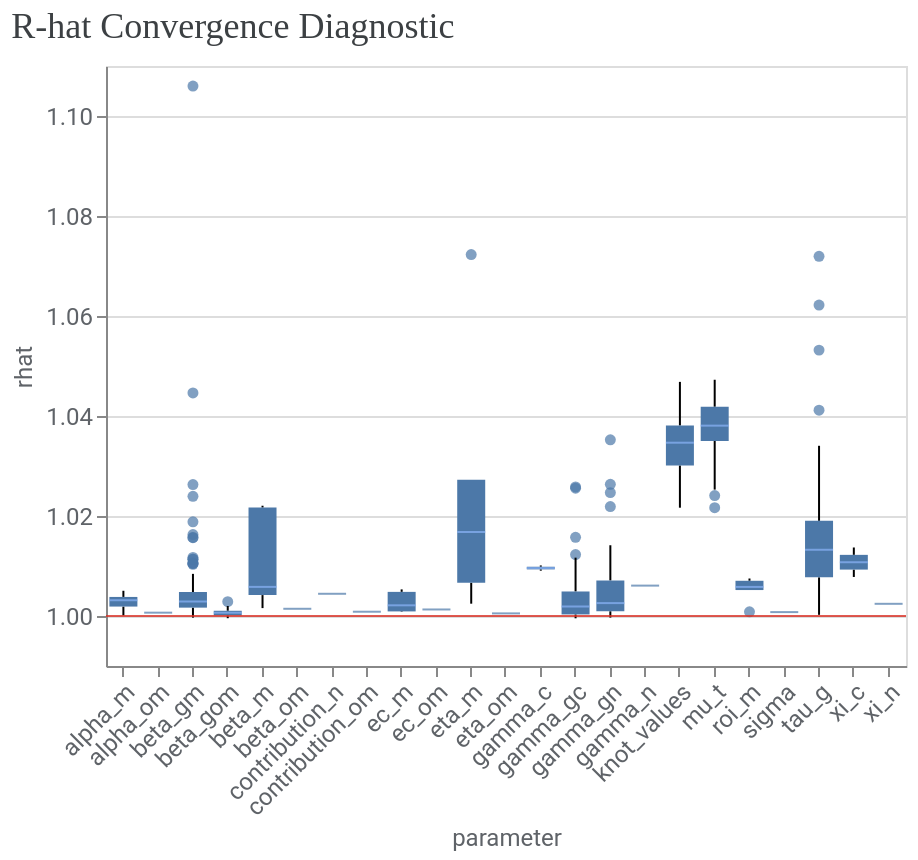

The cell this chart's notebook holds for it:
### Markdown cell above
To further assess convergence and model fit, you can use the methods from `visualizer` module.

1\. Assess convergence. Run the following code to generate r-hat statistics. R-hat close to 1.0 indicate convergence. R-hat < 1.2 indicates approximate convergence and is a reasonable threshold for many problems.

### Code cell
model_diagnostics = visualizer.ModelDiagnostics(mmm)
model_diagnostics.plot_rhat_boxplot()

### Figure 1 — Vega-Lite specification as saved in the notebook (floating-point values rounded to 4 significant figures; data arrays with more than 128 entries replaced by an {"elided": "..."} marker saying what was removed)
{"config": {"view": {"continuousWidth": 300, "continuousHeight": 300}, "axis": {"labelColor": "#5F6368", "labelFont": "Roboto", "labelFontSize": 12, "titleColor": "#5F6368", "titleFont": "Roboto", "titleFontSize": 12, "titleFontWeight": "normal"}}, "layer": [{"data": {"name": "data-507de0a7454055e61eb6bc09db456b50"}, "mark": {"type": "boxplot", "median": {"color": "#8AB4F8"}, "outliers": {"filled": true}}, "encoding": {"x": {"axis": {"labelAngle": -45}, "field": "parameter", "type": "nominal"}, "y": {"field": "rhat", "scale": {"zero": false}, "type": "quantitative"}}}, {"data": {"name": "empty"}, "mark": {"type": "rule", "color": "#D93025", "opacity": 0.8}, "encoding": {"y": {"datum": 1}}}], "title": {"text": "R-hat Convergence Diagnostic", "anchor": "start", "color": "#3C4043", "font": "Google Sans Display", "fontSize": 18, "fontWeight": "normal", "offset": 10}, "width": 400, "$schema": "https://vega.github.io/schema/vega-lite/v5.20.1.json", "datasets": {"data-507de0a7454055e61eb6bc09db456b50": {"elided": "659 records"}, "empty": [{}]}}
